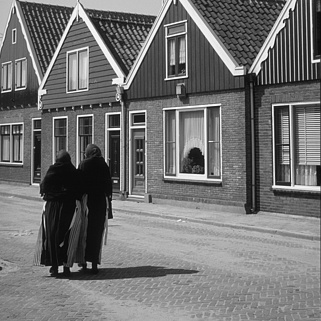
%> input picture Lab2_testimages/i235.png, 321 x 321 px
$ octave --eval "FourierTransform(imread('../Lab2_testimages/i235.png'));"   (GNU Octave 9; MATLAB toolbox functions it lacks are replaced by stand-ins)
%> lines starting %> are read from the running program, lines starting %| are printed output that depends on the picture
### FourierTransform/display_fft1.m
function display_fft1(img, img_title)
%> called with img_title = 'Original Image'
    % Function to display the FFT of an image with log-magnitude
    IMG = fft2(img);              % 2D Fourier Transform
    MOD = abs(IMG);               % Magnitude of the FFT
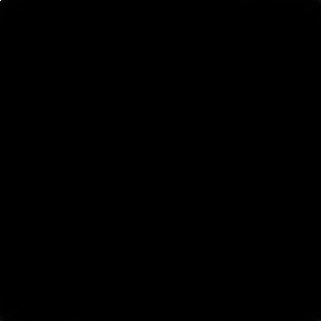
%> MOD: size 321x321 double; min 17.7, max 11824427, mean 7352.4; drawn with min black and max white
    figure;
    imagesc(log(fftshift(MOD)));   % Log-magnitude and fftshift
    colormap gray;
    xlabel('wx');
    ylabel('wy');
    title(['Log-Magnitude Spectrum of ', img_title]);
    axis square;
    colorbar;  % Display color bar for magnitude
end

### FourierTransform/display_fft.m
function display_fft(filt, img_title)

    filter=fftshift(fft2(filt));
    figure,mesh(abs(filter)),xlabel('wx'),ylabel('wy'),zlabel('abs(F)')%low-pass filter
    title(['Magnitude of ', img_title]);
    figure,imagesc(abs(filter)),colormap gray,xlabel('wx'),ylabel('wy')
    title(['Magnitude of ', img_title]);
    colorbar;  % Display color bar for magnitude

end

### FourierTransform/apply_gaussian_filter.m
function filter_gaussian = apply_gaussian_filter(filter_size, sigma)
    % Function to apply a Gaussian low-pass filter on an image
    filter_gaussian = fspecial('gaussian', filter_size, sigma);  % Gaussian filter
    %filtered_img = imfilter(img, h, 'replicate');  % Apply the filter
end

### FourierTransform/apply_sharpening_filter.m
function padded_filter = apply_sharpening_filter()

    %Create 7x7 local averaging filter (mean filter)
    local_average_filter = (1/49) * ones(7, 7);

    %Create the 7x7 identity filter with center value 2 (sharpening effect)
    identity_filter = zeros(7, 7);
    identity_filter(4, 4) = 2;  % Central pixel (4,4) corresponds to the center

    % Define the sharpening filter = Identity filter - Local averaging filter
    sharpening_filter = identity_filter - local_average_filter;

    % Create a 101x101 zero-padded filter and place the 7x7 sharpening filter in the center
    pad_size = 101;
    filter_size = 7;       % Size of the sharpening filter
    padded_filter = zeros(pad_size, pad_size);  % Create a zero matrix (101x101)

    % Calculate starting index to place the 7x7 filter in the middle of the 101x101 matrix
    filter_idx = floor((pad_size - filter_size) / 2) + 1;

    % Place the 7x7 sharpening filter in the middle of the 101x101 zero matrix
    padded_filter(filter_idx:filter_idx+filter_size-1, filter_idx:filter_idx+filter_size-1) = sharpening_filter;


end

### FourierTransform/FourierTransform.m
function FourierTransform(img_in)

    % Step 2: Apply FFT on the original image
    display_fft1(img_in, 'Original Image');
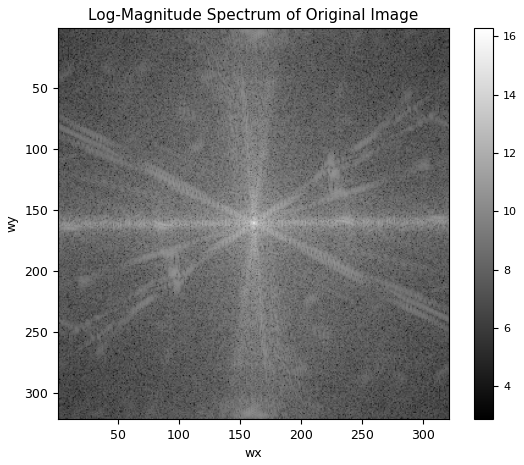
%> figure redrawn from the program's plot data

    % Step 3: Gaussian Low-Pass Filter (size 101x101, sigma=5) and display FFT
    filter_gaussian = apply_gaussian_filter(101, 5);
    display_fft(filter_gaussian, 'Gaussian Filter FFT');
%> in display_fft, `title(['Magnitude of ', img_title]);`:
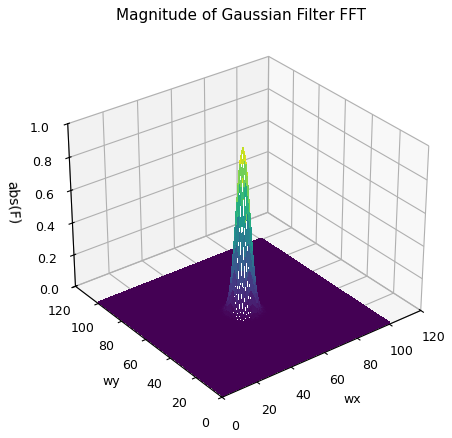
%> figure redrawn from the program's plot data

    % Step 4: Sharpening Filter (7x7 on 101x101 zeros) and display FFT
    sharpening_filter = apply_sharpening_filter();
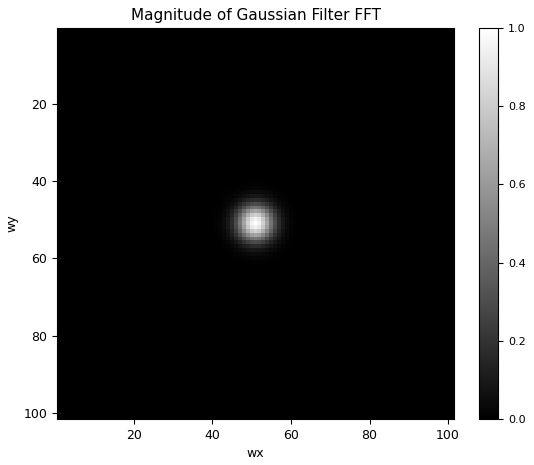
%> figure redrawn from the program's plot data
    display_fft(sharpening_filter, 'Sharpening Filter FFT');
%> call 2 of display_fft, with img_title = 'Sharpening Filter FFT'
%> in display_fft (call 2), `title(['Magnitude of ', img_title]);`:
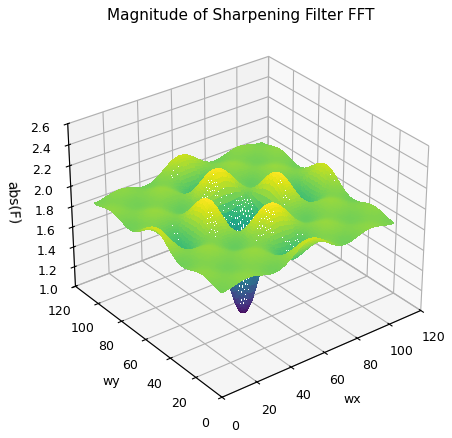
%> figure redrawn from the program's plot data
%> `FourierTransform(imread('../Lab2_testimages/i235.png'));`:
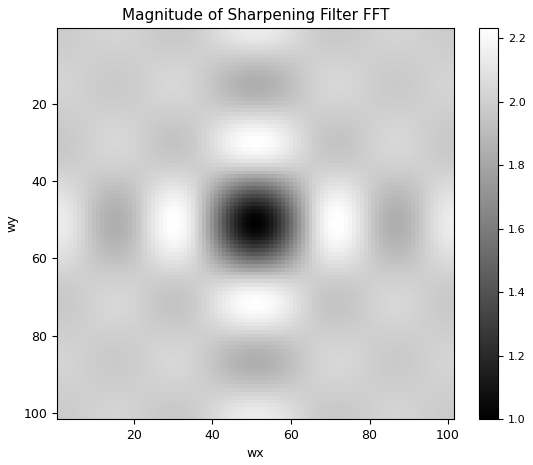
%> figure redrawn from the program's plot data
end
